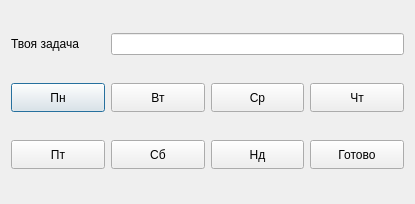
<?xml version="1.0" encoding="UTF-8"?>
<ui version="4.0">
 <class>Add_task</class>
 <widget class="QDialog" name="Add_task">
  <property name="geometry">
   <rect>
    <x>0</x>
    <y>0</y>
    <width>415</width>
    <height>204</height>
   </rect>
  </property>
  <property name="windowTitle">
   <string>Dialog</string>
  </property>
  <layout class="QGridLayout" name="gridLayout_2">
   <item row="0" column="0">
    <widget class="QLabel" name="lb_yourtask">
     <property name="text">
      <string>Твоя задача</string>
     </property>
    </widget>
   </item>
   <item row="0" column="1" colspan="3">
    <widget class="QLineEdit" name="le_task"/>
   </item>
   <item row="1" column="0">
    <widget class="QPushButton" name="b_pickMon">
     <property name="minimumSize">
      <size>
       <width>0</width>
       <height>29</height>
      </size>
     </property>
     <property name="text">
      <string>Пн</string>
     </property>
    </widget>
   </item>
   <item row="1" column="1">
    <widget class="QPushButton" name="b_pickTue">
     <property name="minimumSize">
      <size>
       <width>0</width>
       <height>29</height>
      </size>
     </property>
     <property name="text">
      <string>Вт</string>
     </property>
    </widget>
   </item>
   <item row="1" column="2">
    <widget class="QPushButton" name="b_pickWed">
     <property name="minimumSize">
      <size>
       <width>0</width>
       <height>29</height>
      </size>
     </property>
     <property name="text">
      <string>Ср</string>
     </property>
    </widget>
   </item>
   <item row="1" column="3">
    <widget class="QPushButton" name="b_pickThu">
     <property name="minimumSize">
      <size>
       <width>0</width>
       <height>29</height>
      </size>
     </property>
     <property name="text">
      <string>Чт</string>
     </property>
    </widget>
   </item>
   <item row="2" column="0">
    <widget class="QPushButton" name="b_pickFri">
     <property name="minimumSize">
      <size>
       <width>0</width>
       <height>29</height>
      </size>
     </property>
     <property name="text">
      <string>Пт</string>
     </property>
    </widget>
   </item>
   <item row="2" column="1">
    <widget class="QPushButton" name="b_pickSat">
     <property name="minimumSize">
      <size>
       <width>0</width>
       <height>29</height>
      </size>
     </property>
     <property name="text">
      <string>Сб</string>
     </property>
    </widget>
   </item>
   <item row="2" column="2">
    <widget class="QPushButton" name="b_pickSun">
     <property name="minimumSize">
      <size>
       <width>0</width>
       <height>29</height>
      </size>
     </property>
     <property name="text">
      <string>Нд</string>
     </property>
    </widget>
   </item>
   <item row="2" column="3">
    <widget class="QPushButton" name="b_ready">
     <property name="minimumSize">
      <size>
       <width>0</width>
       <height>29</height>
      </size>
     </property>
     <property name="text">
      <string>Готово</string>
     </property>
    </widget>
   </item>
  </layout>
 </widget>
 <resources/>
 <connections/>
</ui>
